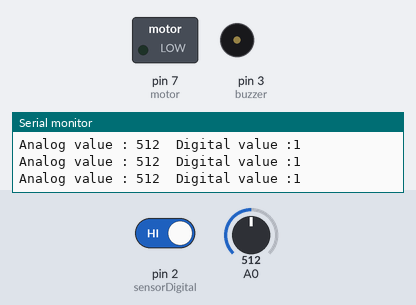
The sketch below on a simulated Arduino Uno, built with avr-gcc and run on an emulated ATmega328P. Parts: switched loads named in the sketch (green lamp = pin HIGH), buzzer (waves = sounding, pin HIGH), the last lines printed to the serial monitor. The test bench sets the inputs (shaded band); at power-on: pin 2 (sensorDigital) HIGH, A0 = 512.

Above: at 1.2 s.
1.3 s: pin 2 (sensorDigital) driven LOW
At 2.0 s:
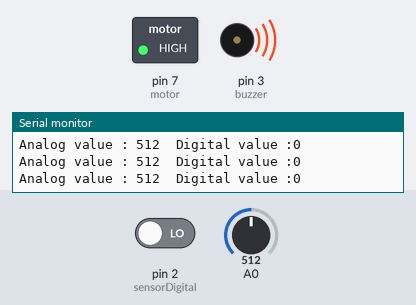
2.8 s: A0 set to 109
5.8 s: A0 set to 90
8.8 s: pin 2 (sensorDigital) driven HIGH
At 10.0 s:
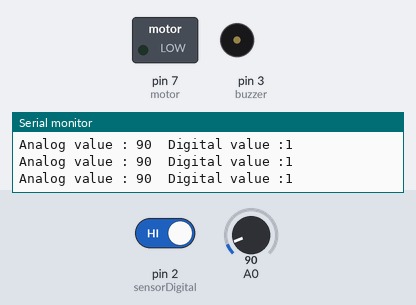
Timing chart, 0 to 11.3 s (numbered marks = the images above; inputs shaded):
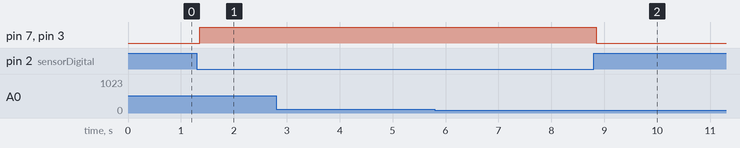

Measured:
- after the input at 1.3 s, pin 7 (motor), pin 3 (buzzer): LOW → HIGH after 0.06 s
- after the input at 8.8 s, pin 7 (motor), pin 3 (buzzer): HIGH → LOW after 0.05 s

The sketch:

Alcohol_sensor.ino
```cpp
#define sensorDigital 2
#define buzzer 3
#define motor 7
void setup() {
  pinMode(sensorDigital, INPUT);
  pinMode(buzzer, OUTPUT);
   pinMode(motor,OUTPUT);
  Serial.begin(9600);
}
void loop() {
  bool digital = digitalRead(sensorDigital);
  int analog = analogRead(A0);
  Serial.print("Analog value : ");
  Serial.print(analog);
  Serial.print("\t");
  Serial.print("Digital value :");
  Serial.println(digital);
  if (digital == 0) {
     digitalWrite(motor,HIGH);
     digitalWrite(buzzer, HIGH);
  } else {
    digitalWrite(motor,LOW);
    digitalWrite(buzzer, LOW);

  }

}
```
